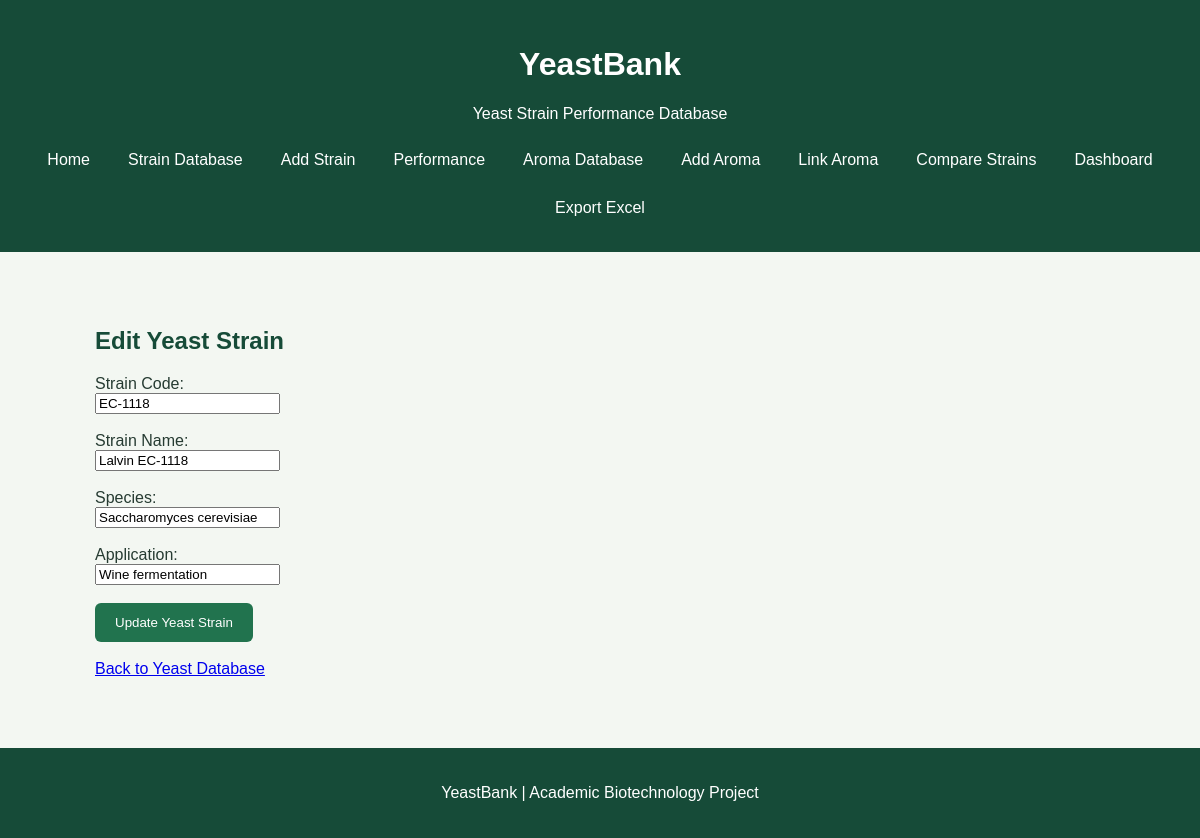
/edit-strain/1, run on the app's committed database.
### tables this page shows
CREATE TABLE strains (
    id INTEGER PRIMARY KEY AUTOINCREMENT,
    strain_code TEXT UNIQUE NOT NULL,
    strain_name TEXT NOT NULL,
    species TEXT,
    application TEXT
, ethanol_tolerance TEXT, temperature_range TEXT, flocculation TEXT, attenuation TEXT, aroma_profile TEXT);

### app.py (the view, shortened to what this page needs)
@app.route("/edit-strain/<int:strain_id>", methods=["GET", "POST"])
def edit_strain(strain_id):
    connection = get_database()
    strain = connection.execute(
        "SELECT * FROM strains WHERE id = ?",
        (strain_id,)
    ).fetchone()
    if strain is None:
        connection.close()
        return "Yeast strain not found", 404
    connection.close()
    return render_template(
        "edit_strain.html",
        strain=strain
    )

### app.py (called while the page is built)
def get_database():
    connection = sqlite3.connect("yeastbank.db")
    connection.row_factory = sqlite3.Row
    return connection

### templates/edit_strain.html
{% extends "base.html" %}
{% block content %}
<h2>Edit Yeast Strain</h2>
<form method="POST">
    <label>Strain Code:</label><br>
    <input type="text"
           name="strain_code"
           value="{{ strain['strain_code'] }}"
           required>
    <br><br>
    <label>Strain Name:</label><br>
    <input type="text"
           name="strain_name"
           value="{{ strain['strain_name'] }}"
           required>
    <br><br>
    <label>Species:</label><br>
    <input type="text"
           name="species"
           value="{{ strain['species'] }}"
           required>
    <br><br>
    <label>Application:</label><br>
    <input type="text"
           name="application"
           value="{{ strain['application'] }}"
           required>
    <br><br>
    <button type="submit">
        Update Yeast Strain
    </button>
</form>
<br>
<a href="/strains">Back to Yeast Database</a>
{% endblock %}

### templates/base.html (style rules this page uses)
* { box-sizing: border-box; }
body { margin: 0; font-family: Arial, sans-serif; background: #f3f7f2; color: #263b32; }
h2 { color: #164b38; }
button { background: #21734e; color: white; padding: 12px 20px; border: none; border-radius: 6px; cursor: pointer; }

### data on the page
strains: strain_code "EC-1118", strain_name "Lalvin EC-1118", species "Saccharomyces cerevisiae", application "Wine fermentation"
